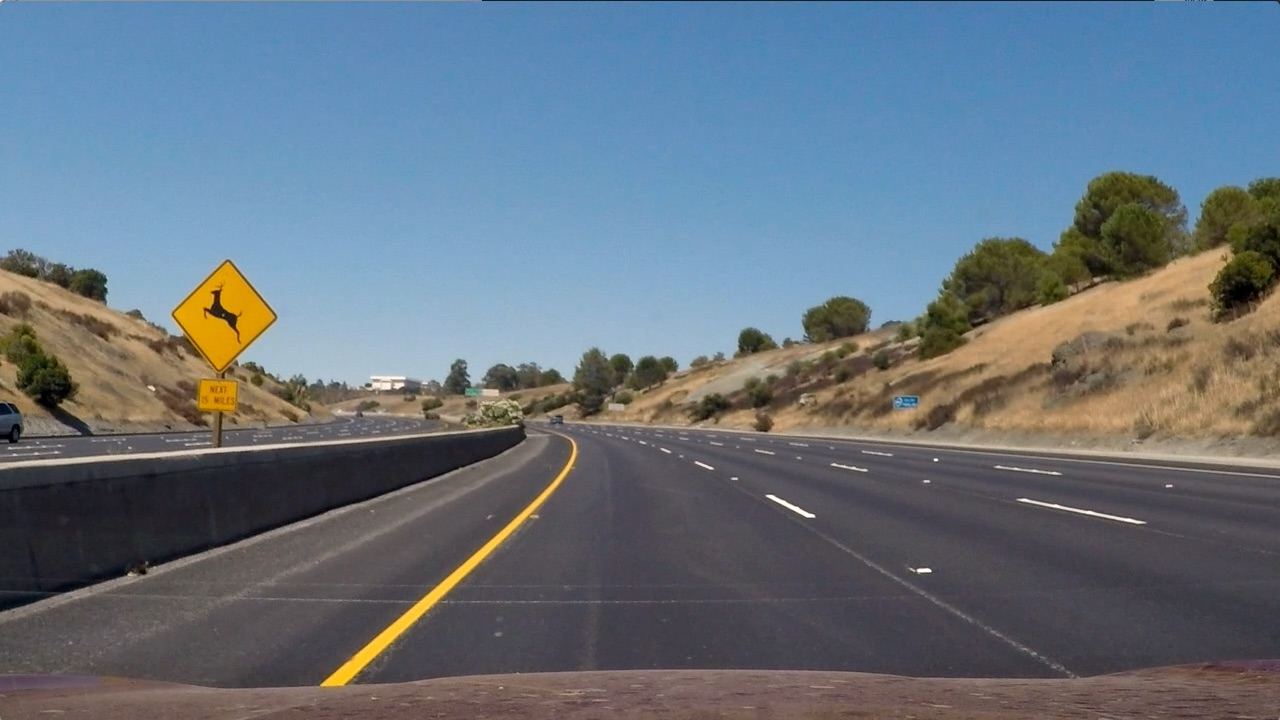
#> input picture test_images/test2.jpg, 1280 x 720 px
$ jupyter execute advanced_lane_finding.ipynb   (shell and % lines are left out)   (older library calls are emulated)
#> lines starting #> are read from the running program, lines starting #| are printed output that depends on the picture; after the words box and inside, x2 and y2 are one past the last pixel; in counts of white or black regions, pixels touching at a corner belong together; long printed decimals are rounded
## Advanced Lane Finding Project

The goals / steps of this project are the following:

* Compute the camera calibration matrix and distortion coefficients given a set of chessboard images.
* Apply a distortion correction to raw images.
* Use color transforms, gradients, etc., to create a thresholded binary image.
* Apply a perspective transform to rectify binary image ("birds-eye view").
* Detect lane pixels and fit to find the lane boundary.
* Determine the curvature of the lane and vehicle position with respect to center.
* Warp the detected lane boundaries back onto the original image.
* Output visual display of the lane boundaries and numerical estimation of lane curvature and vehicle position.

---
## First, I'll compute the camera calibration using chessboard images

[cell 1]
import numpy as np
import cv2
import glob
import matplotlib.pyplot as plt
import matplotlib.image as mpimg


test_img = mpimg.imread('../test_images/test2.jpg') # Pick one test pic as example
#> test_img is the input picture: shape (720, 1280, 3); mean R, G, B 102.8, 114.6, 125.5

plt.imshow(test_img)

## 1) Calibrate the Camera

[cell 2]
# prepare object points, like (0,0,0), (1,0,0), (2,0,0) ....,(6,5,0)
objp = np.zeros((6*9,3), np.float32)
objp[:,:2] = np.mgrid[0:9,0:6].T.reshape(-1,2)

# Arrays to store object points and image points from all the images.
objpoints = [] # 3d points in real world space
imgpoints = [] # 2d points in image plane.

# Make a list of calibration images
images = glob.glob('../camera_cal/calibration*.jpg')


# Step through the list and search for chessboard corners
for fname in images:
    img = cv2.imread(fname)
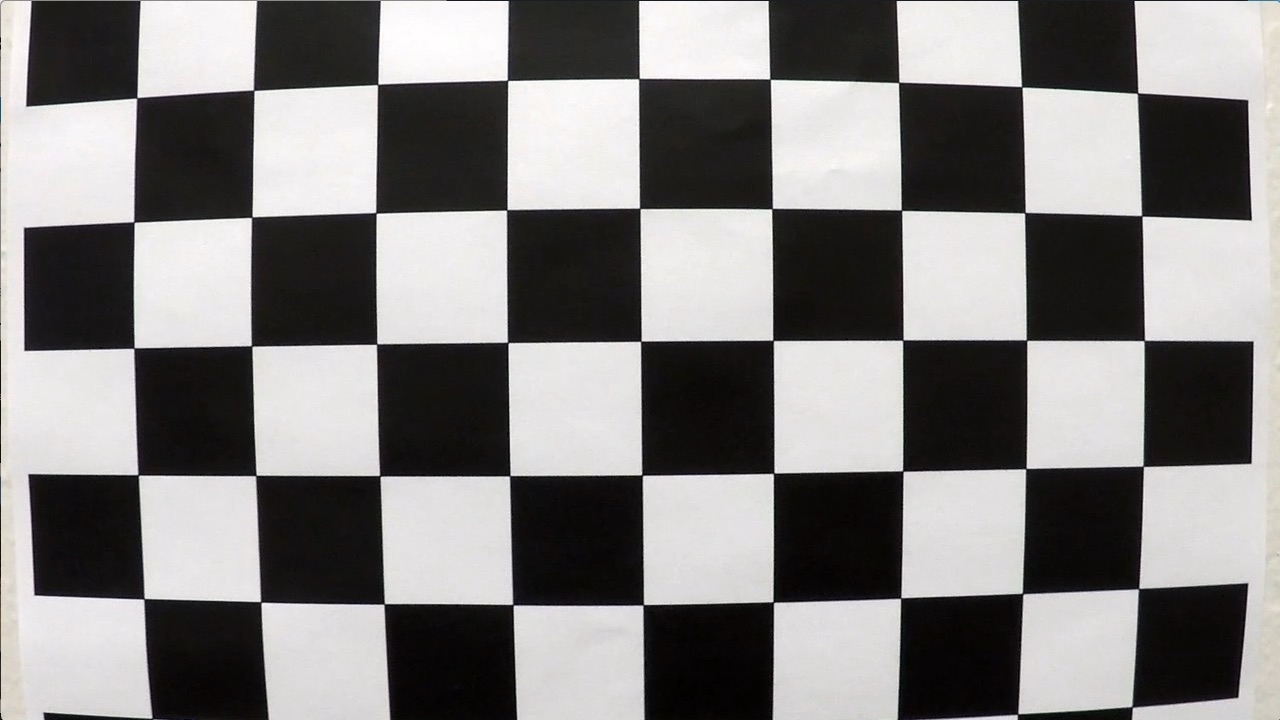
#> input picture camera_cal/calibration1.jpg, 1280 x 720 px
#> img is the input picture: shape (720, 1280, 3); mean B, G, R 127.8, 128.4, 130.1
    gray = cv2.cvtColor(img,cv2.COLOR_BGR2GRAY)

    # Find the chessboard corners
    nx = 9
    ny = 6
    ret, corners = cv2.findChessboardCorners(gray, (nx,ny),None) # 找到corners
#> ret = False; corners = None

    # If found, add object points, image points
    if ret == True:
        objpoints.append(objp)
        imgpoints.append(corners)

        # Draw and display the corners
        img = cv2.drawChessboardCorners(img, (9,6), corners, ret)
        cv2.imshow('img',img)
        cv2.waitKey(500)

cv2.destroyAllWindows()

[cell 3]
def cal_undistort(img, objpoints, imgpoints):
    # Use cv2.calibrateCamera() and cv2.undistort()
    #undist = np.copy(img)  # Delete this line
    gray = cv2.cvtColor(img,cv2.COLOR_BGR2GRAY)
    ret, mtx, dist, rvecs, tvecs = cv2.calibrateCamera(objpoints, imgpoints, gray.shape[::-1], None, None)
    undist = cv2.undistort(img, mtx, dist, None, mtx)
    return undist

test_undist = cal_undistort(test_img, objpoints, imgpoints)
#> in cal_undistort, `gray = cv2.cvtColor(img,cv2.COLOR_BGR2GRAY)`:
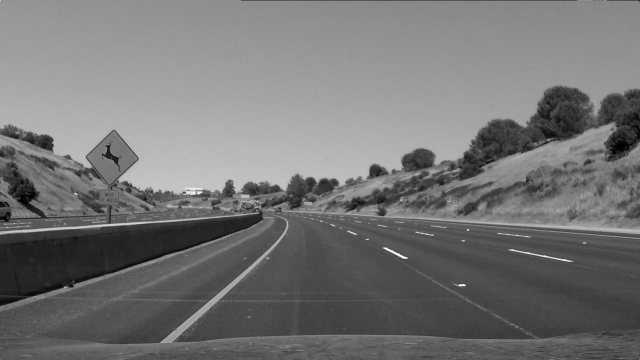
#> gray: shape (720, 1280) (shown at 1/2 size); min 0, max 254, mean 116.5
#> in cal_undistort, `ret, mtx, dist, rvecs, tvecs = cv2.calibrateCamera(objpoints, imgpoint..`: ret = 0.644; mtx = [[1057.6, 0, 691.1], [0, 1058.6, 278], [0, 0, 1]]; dist = [[-0.322, 0.709, 0.013, 0.00946, -1.02]]; rvecs = ([0.424, -0.236, 0.0488], [-0.024, 0.4, -0.0295]); tvecs = ([-2.48, 1.1, 17.79], [-17.95, -0.401, 29.17])
plt.imshow(test_undist)

## 2) Create Binary Image

[cell 4]
def binary_tf(img, s_thresh=(170, 255), sx_thresh=(100, 150)):
    img = np.copy(img)
    # Convert to HLS color space and separate the V channel
    hls = cv2.cvtColor(img, cv2.COLOR_RGB2HLS)
    l_channel = hls[:,:,1]
    s_channel = hls[:,:,2]
    # Sobel x
    sobelx = cv2.Sobel(l_channel, cv2.CV_64F, 1, 0) # Take the derivative in x
    abs_sobelx = np.absolute(sobelx) # Absolute x derivative to accentuate lines away from horizontal
    scaled_sobel = np.uint8(255*abs_sobelx/np.max(abs_sobelx))

    # Threshold x gradient
    sxbinary = np.zeros_like(scaled_sobel)
    sxbinary[(scaled_sobel >= sx_thresh[0]) & (scaled_sobel <= sx_thresh[1])] = 1

    # Threshold color channel
    s_binary = np.zeros_like(s_channel)
    s_binary[(s_channel >= s_thresh[0]) & (s_channel <= s_thresh[1])] = 1
    # Stack each channel
    color_binary = np.dstack(( np.zeros_like(sxbinary), sxbinary, s_binary)) * 255

    combined_binary = np.zeros_like(sxbinary)
    combined_binary[(s_binary == 1) | (sxbinary == 1)] = 1

    return combined_binary

test_binary = binary_tf(test_undist, s_thresh=(170, 255), sx_thresh=(100, 150))
#> test_binary: shape (720, 1280); values 0 (black) and 1 (white), 1.6% white; 356 white regions (327 under 20 px), largest, box (x1, y1, x2, y2) and area: (131, 257, 256, 374) 7275, (294, 445, 576, 706) 3471, (162, 382, 210, 434) 1526
plt.imshow(test_binary)

## 4) Perspective Transform

[cell 5]
def perspective_tf(img):
    src = np.float32([[250,705],[1155,705],[785,475],[530,475]])
    dst = np.float32([[250,705],[1155,705],[1155,455],[250,455]])
    M = cv2.getPerspectiveTransform(src, dst)
    img_size = (img.shape[1],img.shape[0])
    warped = cv2.warpPerspective(img, M, img_size, flags=cv2.INTER_LINEAR)
    return warped,M

test_persp,M = perspective_tf(test_binary)
#> M = [[-0.832, -1.66, 1172.4], [-7.87e-16, -2.09, 884.7], [-8.2e-19, -0.0026, 1]]
plt.imshow(test_persp)

## 5) Find Lane Boundary

[cell 6]
def find_lane_pixels(test_persp):
    # Take a histogram of the bottom half of the image
    histogram = np.sum(test_persp[test_persp.shape[0]//2:,:], axis=0)
    # Create an output image to draw on and visualize the result
    out_img = np.dstack((test_persp, test_persp, test_persp))
    # Find the peak of the left and right halves of the histogram
    # These will be the starting point for the left and right lines
    midpoint = np.int(histogram.shape[0]//2)
    leftx_base = np.argmax(histogram[:midpoint])
    rightx_base = np.argmax(histogram[midpoint:]) + midpoint

    # HYPERPARAMETERS
    # Choose the number of sliding windows
    nwindows = 9
    # Set the width of the windows +/- margin
    margin = 100
    # Set minimum number of pixels found to recenter window
    minpix = 50

    # Set height of windows - based on nwindows above and image shape
    window_height = np.int(test_persp.shape[0]//nwindows)
    # Identify the x and y positions of all nonzero pixels in the image
    nonzero = test_persp.nonzero()
    nonzeroy = np.array(nonzero[0])
    nonzerox = np.array(nonzero[1])
    # Current positions to be updated later for each window in nwindows
    leftx_current = leftx_base
    rightx_current = rightx_base

    # Create empty lists to receive left and right lane pixel indices
    left_lane_inds = []
    right_lane_inds = []

    # Step through the windows one by one
    for window in range(nwindows):
        # Identify window boundaries in x and y (and right and left)
        win_y_low = test_persp.shape[0] - (window+1)*window_height
        win_y_high = test_persp.shape[0] - window*window_height
        win_xleft_low = leftx_current - margin
        win_xleft_high = leftx_current + margin
        win_xright_low = rightx_current - margin
        win_xright_high = rightx_current + margin

        # Draw the windows on the visualization image
        cv2.rectangle(out_img,(win_xleft_low,win_y_low),
        (win_xleft_high,win_y_high),(0,255,0), 2)
        cv2.rectangle(out_img,(win_xright_low,win_y_low),
        (win_xright_high,win_y_high),(0,255,0), 2)

        # Identify the nonzero pixels in x and y within the window #
        good_left_inds = ((nonzeroy >= win_y_low) & (nonzeroy < win_y_high) &
        (nonzerox >= win_xleft_low) &  (nonzerox < win_xleft_high)).nonzero()[0]
        good_right_inds = ((nonzeroy >= win_y_low) & (nonzeroy < win_y_high) &
        (nonzerox >= win_xright_low) &  (nonzerox < win_xright_high)).nonzero()[0]

        # Append these indices to the lists
        left_lane_inds.append(good_left_inds)
        right_lane_inds.append(good_right_inds)

        # If you found > minpix pixels, recenter next window on their mean position
        if len(good_left_inds) > minpix:
            leftx_current = np.int(np.mean(nonzerox[good_left_inds]))
        if len(good_right_inds) > minpix:
            rightx_current = np.int(np.mean(nonzerox[good_right_inds]))

    # Concatenate the arrays of indices (previously was a list of lists of pixels)
    try:
        left_lane_inds = np.concatenate(left_lane_inds)
        right_lane_inds = np.concatenate(right_lane_inds)
    except ValueError:
        # Avoids an error if the above is not implemented fully
        pass

    # Extract left and right line pixel positions
    leftx = nonzerox[left_lane_inds]
    lefty = nonzeroy[left_lane_inds]
    rightx = nonzerox[right_lane_inds]
    righty = nonzeroy[right_lane_inds]

    return leftx, lefty, rightx, righty, out_img


def fit_polynomial(test_persp):
    # Find our lane pixels first
    leftx, lefty, rightx, righty, out_img = find_lane_pixels(test_persp)
#> in find_lane_pixels, `histogram = np.sum(test_persp[test_persp.shape[0]//2:,:], axis=0)`: histogram = 1280 values, max 208 at index 351, min 0 at index 0, mean 6.99
#> in find_lane_pixels, `leftx_base = np.argmax(histogram[:midpoint])`: leftx_base = 351
#> in find_lane_pixels, `rightx_base = np.argmax(histogram[midpoint:]) + midpoint`: rightx_base = 1027
#> in find_lane_pixels, `nonzero = test_persp.nonzero()`: nonzero = 10989 positions, rows 240 to 705, columns 227 to 1209
#> in find_lane_pixels, `nonzeroy = np.array(nonzero[0])`: nonzeroy = 10989 values from 240 to 705
#> in find_lane_pixels, `nonzerox = np.array(nonzero[1])`: nonzerox = 10989 values, max 1209 at index 1142, min 227 at index 0, mean 439.4
#> in find_lane_pixels, `leftx_current = leftx_base`: leftx_current = 351
#> in find_lane_pixels, `rightx_current = rightx_base`: rightx_current = 1027
#> the loop in find_lane_pixels, `for window in range(nwindows):` made 9 passes
#> (win_xleft_low, win_xleft_high, win_xright_low, win_xright_high, leftx_current, rightx_current) on passes 2 to 3: (218, 418, 927, 1127, 341, 1056), (241, 441, 956, 1156, 357, 1026)
#> after the loop in find_lane_pixels, `for window in range(nwindows):`:
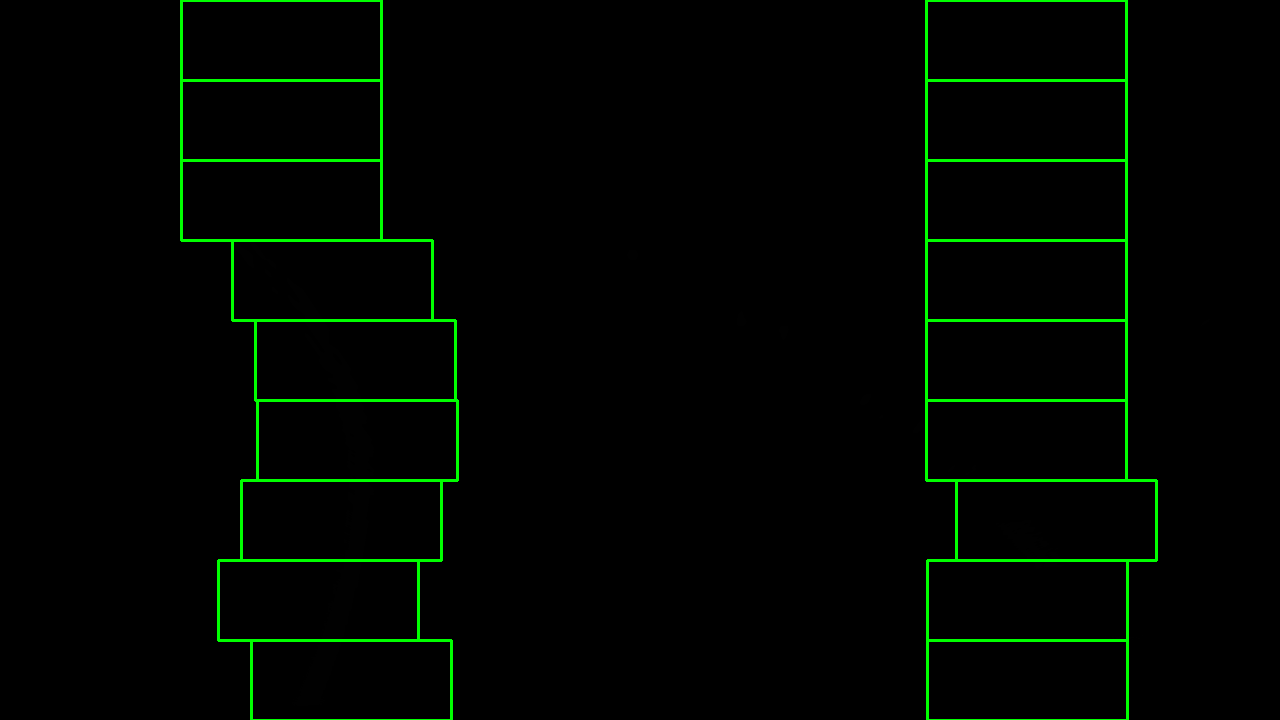
#> out_img: shape (720, 1280, 3); mean of channels 0, 1, 2 0, 5.5, 0; drawn as B, G, R
#> after the loop in find_lane_pixels, `for window in range(nwindows):`: left_lane_inds = 9 items
#> in find_lane_pixels, `left_lane_inds = np.concatenate(left_lane_inds)`: left_lane_inds = 9155 values, max 10988 at index 1515, min 5 at index 8180, mean 5493.7
#> in find_lane_pixels, `right_lane_inds = np.concatenate(right_lane_inds)`: right_lane_inds = 1323 values, max 9496 at index 0, min 4708 at index 1275, mean 6860.4
#> in find_lane_pixels, `leftx = nonzerox[left_lane_inds]`: leftx = 9155 values, max 373 at index 3382, min 232 at index 8180, mean 335.2
#> in find_lane_pixels, `lefty = nonzeroy[left_lane_inds]`: lefty = 9155 values, max 705 at index 1504, min 240 at index 8180, mean 488.8
#> in find_lane_pixels, `rightx = nonzerox[right_lane_inds]`: rightx = 1323 values, max 1126 at index 181, min 948 at index 1305, mean 1029
#> in find_lane_pixels, `righty = nonzeroy[right_lane_inds]`: righty = 1323 values, max 640 at index 0, min 465 at index 1275, mean 542.5

    # Fit a second order polynomial to each using `np.polyfit`
    left_fit = np.polyfit(lefty, leftx, 2)  # 拟合曲线的系数
    right_fit = np.polyfit(righty, rightx, 2)

    # Generate x and y values for plotting
    ploty = np.linspace(0, test_persp.shape[0]-1, test_persp.shape[0] )
    try:
        left_fitx = left_fit[0]*ploty**2 + left_fit[1]*ploty + left_fit[2]
        right_fitx = right_fit[0]*ploty**2 + right_fit[1]*ploty + right_fit[2]
    except TypeError:
        # Avoids an error if `left` and `right_fit` are still none or incorrect
        print('The function failed to fit a line!')
        left_fitx = 1*ploty**2 + 1*ploty
        right_fitx = 1*ploty**2 + 1*ploty

    ## Visualization ##
    # Colors in the left and right lane regions
    out_img[lefty, leftx] = [255, 0, 0]
    out_img[righty, rightx] = [0, 0, 255]

    # Plots the left and right polynomials on the lane lines
    plt.plot(left_fitx, ploty, color='yellow')
    plt.plot(right_fitx, ploty, color='yellow')

    return out_img,left_fitx, right_fitx, ploty # left_fitx和right_fitx是拟合出的曲线


test_boundline,left_fitx, right_fitx,ploty = fit_polynomial(test_persp)
#> in fit_polynomial, `left_fit = np.polyfit(lefty, leftx, 2)`: left_fit = [-0.00158, 1.58, -36.58]
#> in fit_polynomial, `right_fit = np.polyfit(righty, rightx, 2)`: right_fit = [0.000288, 0.567, 636.6]
#> in fit_polynomial, `left_fitx = left_fit[0]*ploty**2 + left_fit[1]*ploty + left_fit[2]`: left_fitx = 720 values, max 361.5 at index 503, min -36.58 at index 0, mean 261.2
#> in fit_polynomial, `right_fitx = right_fit[0]*ploty**2 + right_fit[1]*ploty + right_fit[2]`: right_fitx = 720 values from 636.6 to 1193
#> right_fitx = 720 values from 636.6 to 1193; ploty = 720 values from 0 to 719

plt.imshow(test_boundline)

## 6) Calculate the Curvature

[cell 7]
def process_data(leftx, rightx,test_persp):
    ym_per_pix = 30/720 # meters per pixel in y dimension
    xm_per_pix = 3.7/875 # meters per pixel in x dimension
    # Fit a second order polynomial to pixel positions in each fake lane line
    ##### TO-DO: Fit new polynomials to x,y in world space #####
    ##### Utilize `ym_per_pix` & `xm_per_pix` here #####
    ploty_left = np.linspace(0, test_persp.shape[0]-1, len(leftx) )*ym_per_pix
    ploty_right = np.linspace(0, test_persp.shape[0]-1, len(rightx) )*ym_per_pix
    leftx = leftx*xm_per_pix
    rightx = rightx*xm_per_pix
    left_fit_cr = np.polyfit(ploty_left, leftx, 2)
    right_fit_cr = np.polyfit(ploty_right, rightx, 2)

    return  ploty_left,ploty_right, left_fit_cr, right_fit_cr


def measure_curvature_real(ploty_left,ploty_right, left_fit_cr, right_fit_cr):
    left_curverad = ((1 + (2*left_fit_cr[0]*np.max(ploty_left) + left_fit_cr[1])**2)**1.5) / np.absolute(2*left_fit_cr[0])  ## Implement the calculation of the left line here
    right_curverad = ((1 + (2*right_fit_cr[0]*np.max(ploty_right) + right_fit_cr[1])**2)**1.5) / np.absolute(2*right_fit_cr[0]) ## Implement the calculation of the right line here
    return left_curverad, right_curverad
# Calculate the radius of curvature in meters for both lane lines

leftx, lefty, rightx, righty, out_img = find_lane_pixels(test_persp)
#> the loop in find_lane_pixels (call 2), `for window in range(nwindows):` made 9 passes
ploty_left,ploty_right, left_fit_cr, right_fit_cr = process_data(leftx, rightx, test_persp)
#> in process_data, `ploty_left = np.linspace(0, test_persp.shape[0]-1, len(leftx) )*ym_per..`: ploty_left = 9155 values from 0 to 29.96
#> in process_data, `ploty_right = np.linspace(0, test_persp.shape[0]-1, len(rightx) )*ym_p..`: ploty_right = 1323 values from 0 to 29.96
#> in process_data, `leftx = leftx*xm_per_pix`: leftx = 9155 values, max 1.58 at index 3382, min 0.981 at index 8180, mean 1.42
#> in process_data, `rightx = rightx*xm_per_pix`: rightx = 1323 values, max 4.76 at index 181, min 4.01 at index 1305, mean 4.35
#> in process_data, `left_fit_cr = np.polyfit(ploty_left, leftx, 2)`: left_fit_cr = [-0.0011, 0.0303, 1.29]
#> in process_data, `right_fit_cr = np.polyfit(ploty_right, rightx, 2)`: right_fit_cr = [0.00023, -0.0088, 4.41]
#> ploty_left = 9155 values from 0 to 29.96; ploty_right = 1323 values from 0 to 29.96; left_fit_cr = [-0.0011, 0.0303, 1.29]; right_fit_cr = [0.00023, -0.0088, 4.41]
left_curverad, right_curverad = measure_curvature_real(ploty_left,ploty_right, left_fit_cr, right_fit_cr)
#> in measure_curvature_real, `left_curverad = ((1 + (2*left_fit_cr[0]*np.max(ploty_left) + left_fit_..`: left_curverad = 456.7
#> in measure_curvature_real, `right_curverad = ((1 + (2*right_fit_cr[0]*np.max(ploty_right) + right_..`: right_curverad = 2176.3
#> left_curverad = 456.7; right_curverad = 2176.3

print(left_curverad, 'm', right_curverad, 'm')
#| 456.718 m 2176.338 m

### Question: <font color=coral >why leftx and rightx are different length? -> lead ploty should be two length </font>

## 7) Plot the lane on the original picture

[cell 8]
def plot_area(test_undist,test_persp,M):
    # Create an image to draw the lines on
    warp_zero = np.zeros_like(test_persp).astype(np.uint8)
    color_warp = np.dstack((warp_zero, warp_zero, warp_zero))
    #plt.imshow(warp_zero)

    # Recast the x and y points into usable format for cv2.fillPoly()
    ym_per_pix = 30/720
   # ploty= np.linspace(0, test_undist.shape[0]-1, test_indist.shape[0] )*ym_per_pix
    test_boundline,left_fitx, right_fitx,ploty = fit_polynomial(test_persp)
   # print(left_fitx)
   # print(ploty)
    pts_left = np.array([np.transpose(np.vstack([left_fitx, ploty]))])
    pts_right = np.array([np.flipud(np.transpose(np.vstack([right_fitx, ploty])))])
    pts = np.hstack((pts_left, pts_right))

    # Draw the lane onto the warped blank image
    cv2.fillPoly(color_warp, np.int_([pts]), (0,255,0))
    #plt.imshow(color_warp)
    Minv = np.mat(M).I
    newwarp = cv2.warpPerspective(color_warp, Minv,(test_undist.shape[1], test_undist.shape[0]))
    # Combine the result with the original image
    result = cv2.addWeighted(test_undist, 1, newwarp, 0.3, 0)
    plt.imshow(result)

[cell 9]
#plt.imshow(test_undist)
plot_area(test_undist,test_persp,M)
#> in plot_area, `test_boundline,left_fitx, right_fitx,ploty = fit_polynomial(test_persp)`: right_fitx = 720 values from 636.6 to 1193; ploty = 720 values from 0 to 719
#> in plot_area, `pts_left = np.array([np.transpose(np.vstack([left_fitx, ploty]))])`: pts_left = 720 pairs, first value -36.58 to 361.5, second value 0 to 719
#> in plot_area, `pts_right = np.array([np.flipud(np.transpose(np.vstack([right_fitx, pl..`: pts_right = 720 pairs, first value 636.6 to 1193, second value 0 to 719
#> in plot_area, `pts = np.hstack((pts_left, pts_right))`: pts = 1440 pairs, first value -36.58 to 1193, second value 0 to 719
#> in plot_area, `cv2.fillPoly(color_warp, np.int_([pts]), (0,255,0))`:
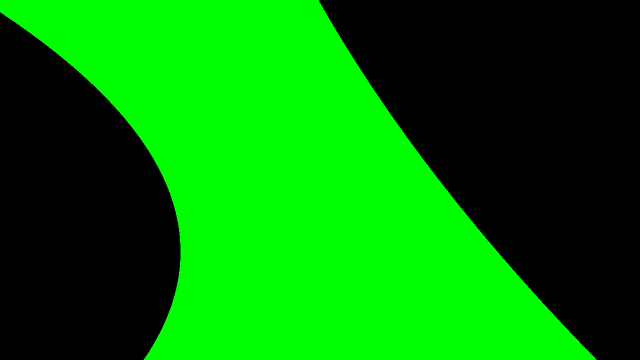
#> color_warp: shape (720, 1280, 3) (shown at 1/2 size); mean of channels 0, 1, 2 0, 125.4, 0; drawn as B, G, R
#> in plot_area, `Minv = np.mat(M).I`: Minv = [[-1.2, 7.84, -5526.3], [-3.51e-16, 4.71, -4170.3], [-1.9e-18, 0.0123, -9.84]]
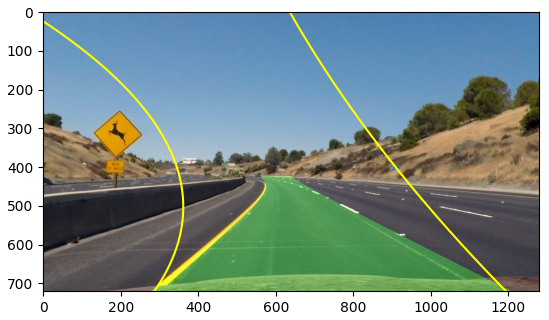
#> figure drawn by matplotlib, 1 panel
